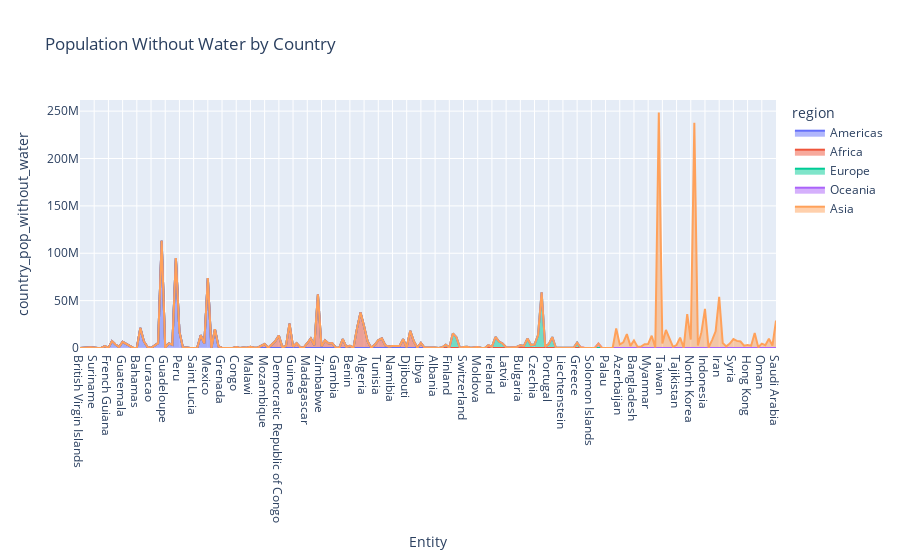

The cell this chart's notebook holds for it:
### Code cell
# create tree graph of population wihtout water by entity from df_countries...
#TBC

### Figure 1 — Plotly figure (JSON) as saved in the notebook; plotly's stock layout.template omitted (floating-point values rounded to 4 significant figures)
{"data": [{"fillpattern": {"shape": ""}, "hovertemplate": "region=Americas<br>Entity=%{x}<br>country_pop_without_water=%{y}<extra></extra>", "legendgroup": "Americas", "line": {"color": "#636efa"}, "marker": {"symbol": "circle"}, "mode": "lines", "name": "Americas", "orientation": "v", "showlegend": true, "stackgroup": "1", "type": "scatter", "x": ["British Virgin Islands", "Saint Martin (French part)", "Panama", "Puerto Rico", "Suriname", "Belize", "Guyana", "El Salvador", "French Guiana", "Canada", "Honduras", "Haiti", "Guatemala", "Dominican Republic", "Costa Rica", "Turks and Caicos Islands", "Bahamas", "Colombia", "Chile", "Jamaica", "Curacao", "Nicaragua", "Ecuador", "United States", "Guadeloupe", "Cuba", "Paraguay", "Brazil", "Peru", "Martinique", "Trinidad and Tobago", "Saint Vincent and the Grenadines", "Saint Lucia", "Montserrat", "Venezuela", "Bolivia", "Mexico", "Falkland Islands", "Argentina", "Uruguay", "Grenada", "Saint Pierre and Miquelon", "Bonaire Sint Eustatius and Saba", "Saint Kitts and Nevis"], "xaxis": "x", "y": [0, 0, 635300.0, 842800.0, 119800.0, 52710.0, 114100.0, 1982000.0, 69530.0, 7255000.0, 3670000.0, 1003000.0, 6401000.0, 4159000.0, 1366000.0, 7388.0, 154800.0, 21190000.0, 6923000.0, 1141000.0, 37140.0, 2316000.0, 5164000.0, 113200000.0, 143800.0, 4831000.0, 3444000.0, 94870000.0, 17260000.0, 162100.0, 616900.0, 16090.0, 63410.0, 3122.0, 13470000.0, 4783000.0, 73790000.0, 1279.0, 19970000.0, 1595000.0, 30860.0, 624.2, 7470.0, 14150.0], "yaxis": "y"}, {"fillpattern": {"shape": ""}, "hovertemplate": "region=Africa<br>Entity=%{x}<br>country_pop_without_water=%{y}<extra></extra>", "legendgroup": "Africa", "line": {"color": "#EF553B"}, "marker": {"symbol": "circle"}, "mode": "lines", "name": "Africa", "orientation": "v", "showlegend": true, "stackgroup": "1", "type": "scatter", "x": ["Congo", "Mauritius", "Lesotho", "Eswatini", "Malawi", "Central African Republic", "Equatorial Guinea", "Zambia", "Mozambique", "Guinea-Bissau", "Uganda", "Tanzania", "Democratic Republic of Congo", "Sierra Leone", "Burundi", "South Africa", "Guinea", "Cameroon", "Togo", "Reunion", "Madagascar", "Nigeria", "Rwanda", "Egypt", "Zimbabwe", "Angola", "Cote d'Ivoire", "Ghana", "Gambia", "Liberia", "Kenya", "Gabon", "Benin", "Sao Tome and Principe", "Morocco", "Ethiopia", "Algeria", "Mali", "South Sudan", "Burkina Faso", "Tunisia", "Senegal", "Chad", "Eritrea", "Namibia", "Mauritania", "Botswana", "Niger", "Djibouti", "Sudan", "Somalia", "Western Sahara", "Libya"], "xaxis": "x", "y": [1137000.0, 125000.0, 597800.0, 173900.0, 1186000.0, 287500.0, 269300.0, 2000000.0, 4125000.0, 207900.0, 3621000.0, 7271000.0, 13040000.0, 752500.0, 2063000.0, 25750000.0, 1419000.0, 4970000.0, 929700.0, 344500.0, 5020000.0, 10160000.0, 2915000.0, 56720000.0, 1934000.0, 8215000.0, 4795000.0, 5224000.0, 670200.0, 132900.0, 9354000.0, 1224000.0, 2194000.0, 128100.0, 20420000.0, 37580000.0, 22910000.0, 6912000.0, 331800.0, 3365000.0, 8127000.0, 10240000.0, 2729000.0, 1655000.0, 2028000.0, 2355000.0, 2026000.0, 9236000.0, 725200.0, 18050000.0, 7110000.0, 371900.0, 5411000.0], "yaxis": "y"}, {"fillpattern": {"shape": ""}, "hovertemplate": "region=Europe<br>Entity=%{x}<br>country_pop_without_water=%{y}<extra></extra>", "legendgroup": "Europe", "line": {"color": "#00cc96"}, "marker": {"symbol": "circle"}, "mode": "lines", "name": "Europe", "orientation": "v", "showlegend": true, "stackgroup": "1", "type": "scatter", "x": ["Sweden", "Netherlands", "Norway", "Albania", "Malta", "Lithuania", "Hungary", "Finland", "United Kingdom", "France", "Isle of Man", "Switzerland", "Slovakia", "Slovenia", "Austria", "Moldova", "Estonia", "Faeroe Islands", "Belarus", "Ireland", "Italy", "Poland", "Romania", "Latvia", "North Macedonia", "Denmark", "Bosnia and Herzegovina", "Bulgaria", "Belgium", "Ukraine", "Serbia", "Czechia", "Germany", "Russia", "Croatia", "Portugal", "Spain", "Montenegro", "Cyprus", "Liechtenstein", "Andorra", "Iceland", "Luxembourg", "Greece"], "xaxis": "x", "y": [537700.0, 881700.0, 504200.0, 636900.0, 82180.0, 750400.0, 3408000.0, 444100.0, 15300000.0, 11430000.0, 10770.0, 1103000.0, 1293000.0, 317100.0, 659200.0, 968500.0, 404700.0, 8919.0, 2889000.0, 1168000.0, 11640000.0, 6778000.0, 4756000.0, 799700.0, 469600.0, 416500.0, 1121000.0, 2891000.0, 2202000.0, 9925000.0, 3119000.0, 3690000.0, 13520000.0, 58800000.0, 1283000.0, 4093000.0, 11440000.0, 290300.0, 397900.0, 6384.0, 16970.0, 109000.0, 149600.0, 5659000.0], "yaxis": "y"}, {"fillpattern": {"shape": ""}, "hovertemplate": "region=Oceania<br>Entity=%{x}<br>country_pop_without_water=%{y}<extra></extra>", "legendgroup": "Oceania", "line": {"color": "#ab63fa"}, "marker": {"symbol": "circle"}, "mode": "lines", "name": "Oceania", "orientation": "v", "showlegend": true, "stackgroup": "1", "type": "scatter", "x": ["New Zealand", "Papua New Guinea", "Fiji", "Solomon Islands", "New Caledonia", "Australia", "Vanuatu", "Palau", "Samoa"], "xaxis": "x", "y": [788600.0, 264900.0, 210500.0, 79210.0, 80840.0, 4647000.0, 48880.0, 2736.0, 108400.0], "yaxis": "y"}, {"fillpattern": {"shape": ""}, "hovertemplate": "region=Asia<br>Entity=%{x}<br>country_pop_without_water=%{y}<extra></extra>", "legendgroup": "Asia", "line": {"color": "#FFA15A"}, "marker": {"symbol": "circle"}, "mode": "lines", "name": "Asia", "orientation": "v", "showlegend": true, "stackgroup": "1", "type": "scatter", "x": ["Brunei", "Philippines", "Azerbaijan", "Vietnam", "Japan", "Kyrgyzstan", "Bangladesh", "Armenia", "Georgia", "Nepal", "Myanmar", "Thailand", "Laos", "China", "Taiwan", "Pakistan", "Malaysia", "Cambodia", "Tajikistan", "Uzbekistan", "Mongolia", "Turkey", "North Korea", "India", "Sri Lanka", "Iraq", "Indonesia", "Bhutan", "Kazakhstan", "South Korea", "Iran", "Afghanistan", "Singapore", "Lebanon", "Syria", "Jordan", "Israel", "Turkmenistan", "Hong Kong", "Palestine", "Yemen", "Timor", "Oman", "Kuwait", "United Arab Emirates", "Qatar", "Saudi Arabia"], "xaxis": "x", "y": [109500.0, 20590000.0, 3706000.0, 6033000.0, 14680000.0, 2214000.0, 8050000.0, 1324000.0, 1479000.0, 3980000.0, 4231000.0, 12980000.0, 664200.0, 248700000.0, 4718000.0, 19020000.0, 10260000.0, 1224000.0, 3145000.0, 10910000.0, 438500.0, 35850000.0, 8880000.0, 237800000.0, 2748000.0, 16710000.0, 41350000.0, 504700.0, 8322000.0, 17600000.0, 53970000.0, 5308000.0, 1695000.0, 4633000.0, 9469000.0, 7536000.0, 6854000.0, 2454000.0, 3129000.0, 2467000.0, 15840000.0, 806200.0, 4594000.0, 2983000.0, 9834000.0, 2582000.0, 28990000.0], "yaxis": "y"}], "layout": {"legend": {"title": {"text": "region"}, "tracegroupgap": 0}, "title": {"text": "Population Without Water by Country"}, "xaxis": {"anchor": "y", "domain": [0, 1], "title": {"text": "Entity"}}, "yaxis": {"anchor": "x", "domain": [0, 1], "title": {"text": "country_pop_without_water"}}}}
